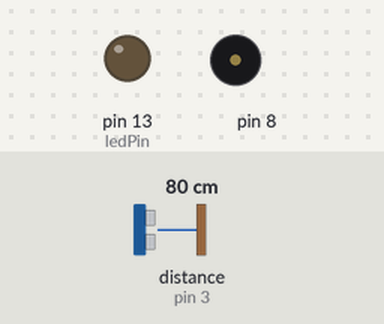
This sketch was run on a simulated Arduino Uno, built with avr-gcc and run on an emulated ATmega328P. On the bench: output pins drawn as LEDs (lit = HIGH), buzzer (waves = sounding). Wiring (inferred from the names in the program): ultrasonic range finder: trigger pin 2; echo pin 3. The test bench sets the inputs (shaded band); at power-on: distance to the obstacle (sensor on pin 3) 80 cm. The echo pulse lasts 58.3 µs per cm; pins used as bus, display or sensor lines are not drawn; what the sketch prints to the serial monitor is not drawn.

Above: at 1.8 s.
1.9 s: distance to the obstacle (sensor on pin 3) set to 33 cm
3.4 s: distance to the obstacle (sensor on pin 3) set to 29 cm
At 5.3 s:
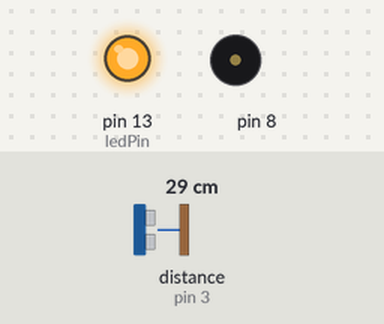
7.5 s: distance to the obstacle (sensor on pin 3) set to 250 cm
At 8.1 s:
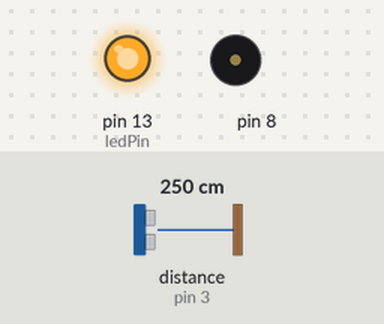
11.6 s: distance to the obstacle (sensor on pin 3) set to 2 cm
At 12.9 s:
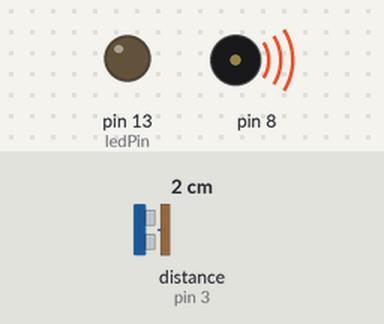
15.7 s: distance to the obstacle (sensor on pin 3) set to 35 cm
At 17.9 s:
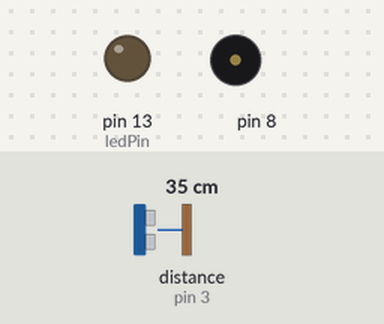
Timing chart, 0 to 19.4 s (numbered marks = the images above; inputs shaded):
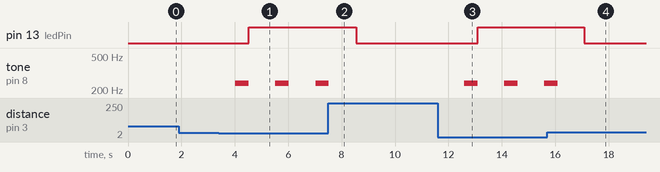

The sketch:

chouonpa_speeker.ino
```cpp
const int trigPin = 2;
const int echoPin = 3;
const int ledPin = 13;  // ビルトインLEDが接続されているピン

double duration = 0;
double distance = 0;

void setup() {
  Serial.begin(9600);
  pinMode(trigPin, OUTPUT);
  pinMode(echoPin, INPUT);
  pinMode(ledPin, OUTPUT);  // LEDピンを出力に設定
}

void loop() {
  digitalWrite(trigPin, LOW);
  delayMicroseconds(2);
  digitalWrite(trigPin, HIGH);
  delayMicroseconds(10);
  digitalWrite(trigPin, LOW);

  duration = pulseIn(echoPin, HIGH);
  distance = duration * 0.034 / 2;

  Serial.print("距離は");
  Serial.print(distance);
  Serial.println(" cmです");

  if (distance < 30) {
    tone(8, 240);
    delay(500);
    noTone(8);
    digitalWrite(ledPin, HIGH);  // 30cm未満ならLEDを点灯
    Serial.println("居眠りですか？");
  } else {
    digitalWrite(ledPin, LOW);   // 30cm以上ならLEDを消灯
  }

  delay(1000);  // 1秒待つ
}
```

Measured:
- the behaviour switches between 31 and 30 cm on distance to the obstacle (sensor on pin 3) (found by bisection; images 0 and 1)
- after the input at 1.9 s, every drawn part: stays the same
- after the input at 3.4 s, pin 13 (ledPin): LOW → HIGH after 1.1 s; tone on pin 8: alternates 240 Hz for 0.50 s and silent for 1.0 s, starting after 0.62 s
- after the input at 7.5 s, pin 13 (ledPin): HIGH → LOW after 1.0 s; tone on pin 8: goes on until 7.5 s, then stays silent
- after the input at 11.6 s, pin 13 (ledPin): LOW → HIGH after 1.5 s; tone on pin 8: alternates 240 Hz for 0.50 s and silent for 1.0 s, starting after 0.99 s
- after the input at 15.7 s, pin 13 (ledPin): HIGH → LOW after 1.4 s; tone on pin 8: goes on until 16.1 s, then stays silent
